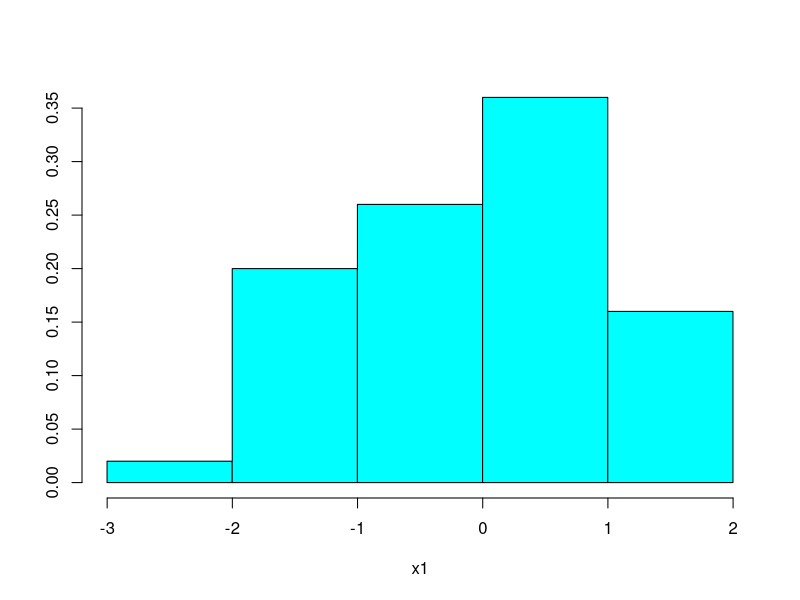
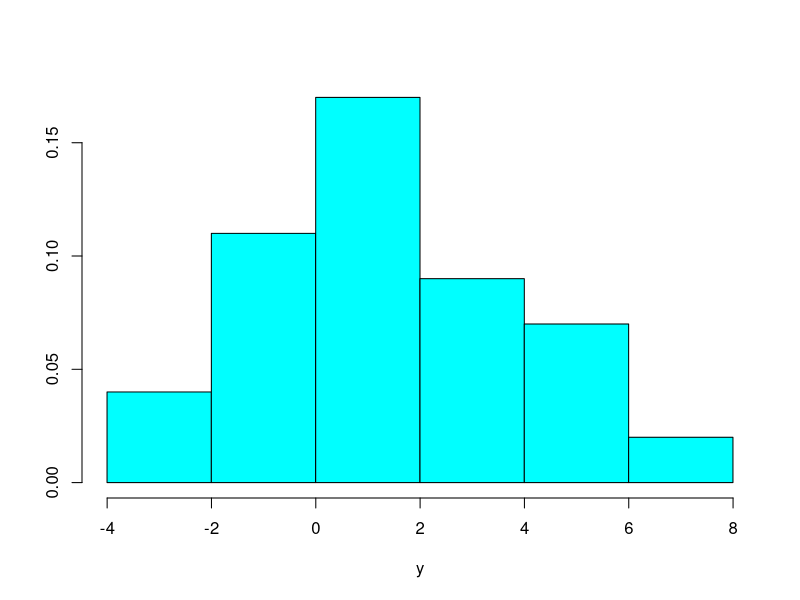
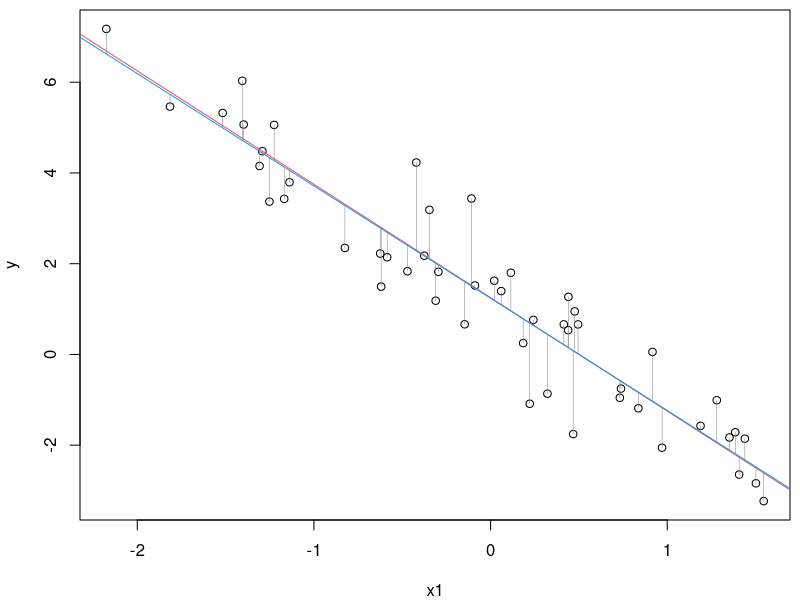
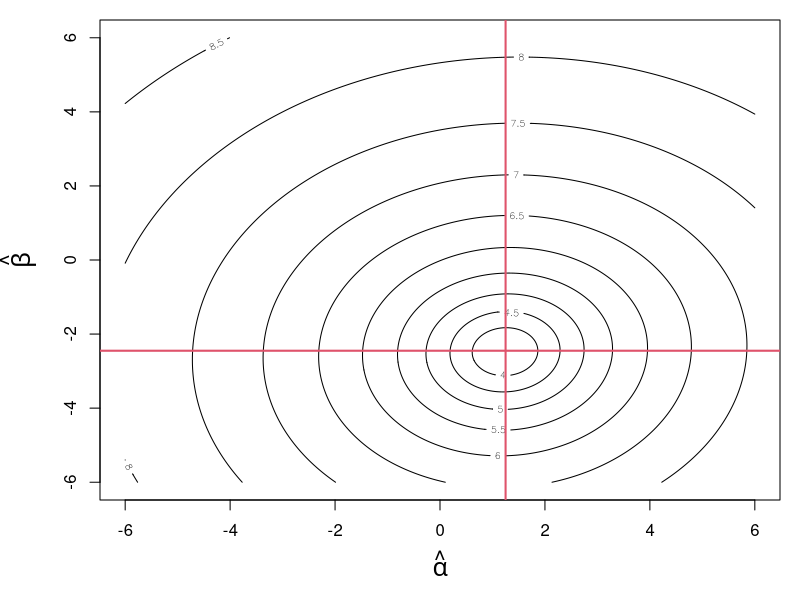
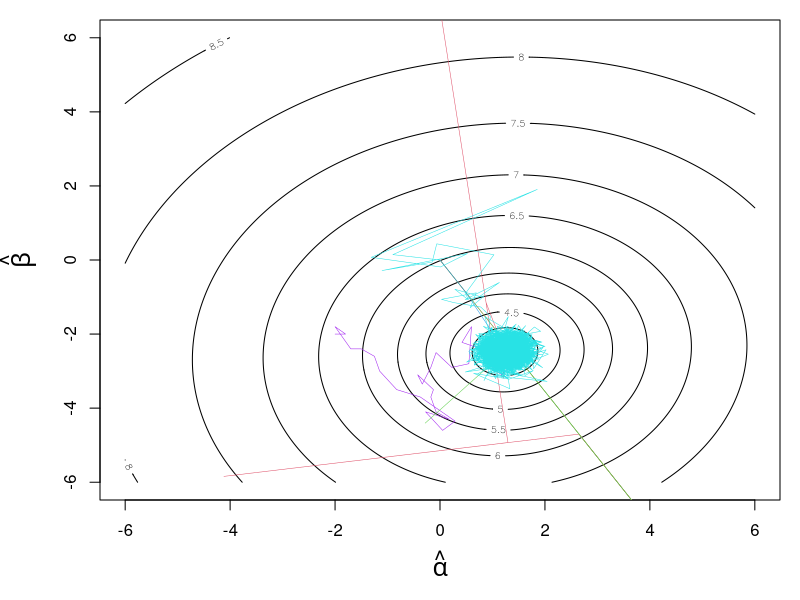
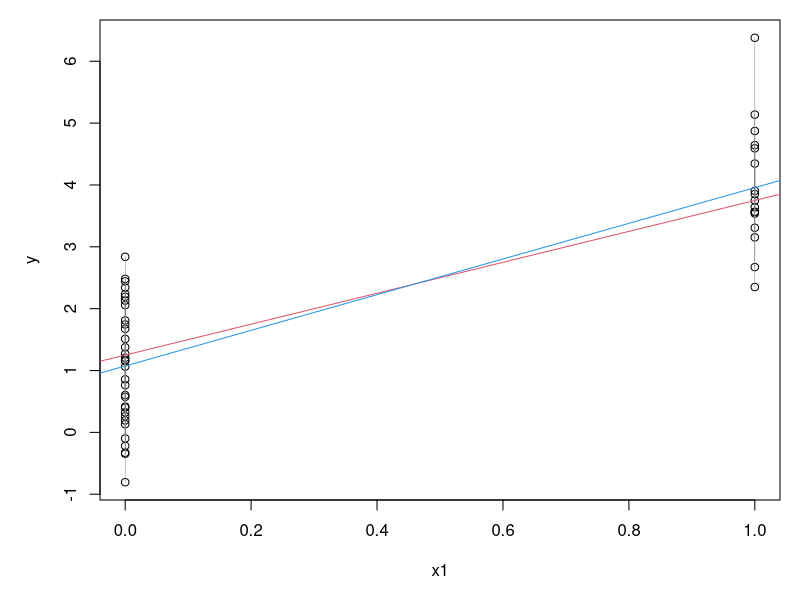
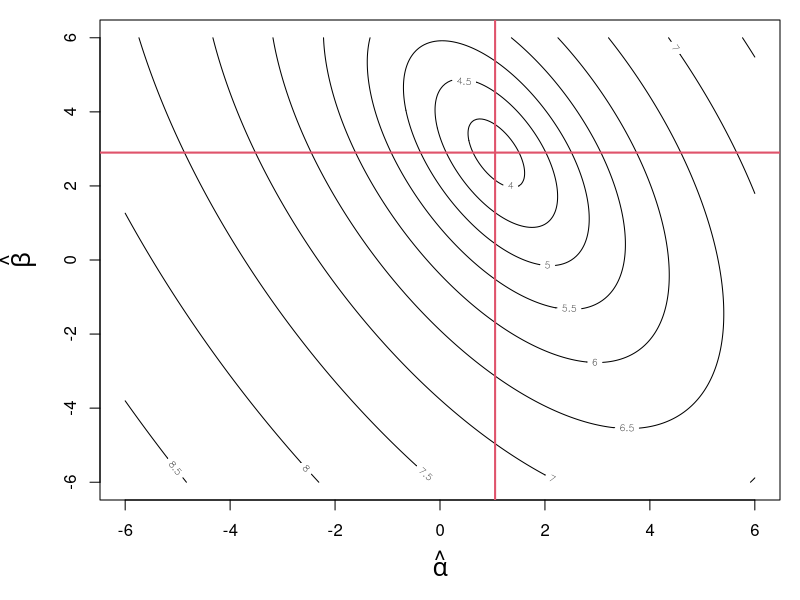
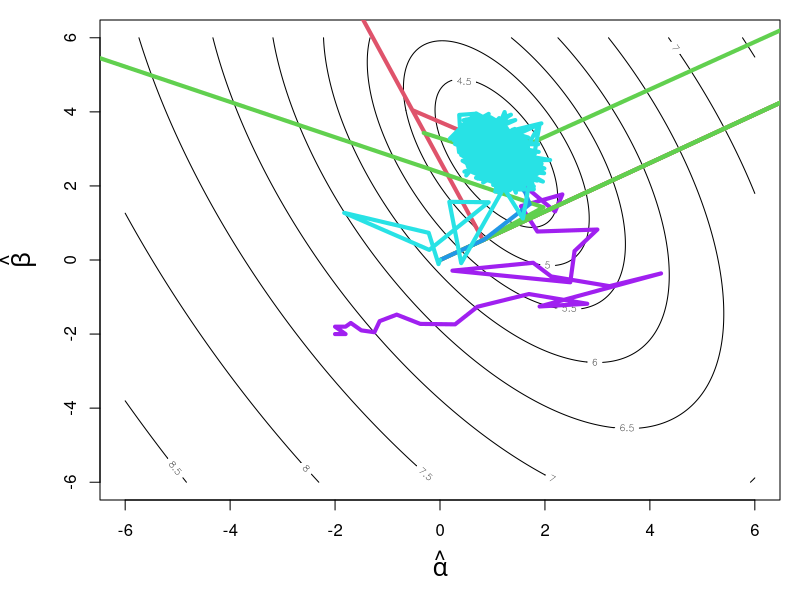

Generate these figures, in order, with R:
## R_Demo_Simulation_Learning_Estimate_linear_model.R
##########################################################################
## INSTRUCTOR: Christopher Fariss
## COURSE NAME: Advanced Computational Methods for Social Media and Textual Data (3B)
## University of Essex Summer School 2023
##
## Date: 2023-08-09
##
## Please e-mail me if you find any errors or have and suggestions (either email is fine)
## e-mail: cjf0006@gmail.com
## e-mail: cjfariss@umich.edu
##########################################################################
##
## Introduction to tutorial:
##
## R_DSIS_week11_linear_model_estimation.R
##########################################################################
## Introduction to tutorial:
##
## For this R tutorial, we will learn how:
##
## (1) Simulates two variable OLS regression in R.
## (2) Find the coordinates of the best estimates using the a "brute force" method.
## (3) Find the best estimates using the linear model lm() function.
## (4) Matrix algebra
## (5) Find the best estimates using a user defined function which is passed to the optim function
## (6) Visualize the results using the contour plot function from the graphics library
## (7) Simulate the model where the independent variable x is continuous and binary
##
##########################################################################

## install the library if necessary
## install.packages(c("graphics", "mvtnorm"))

## load necessary libraries
library(graphics)
library(mvtnorm)


##########################################################################
## when x1 (independent variable) is continuous and y (dependent variable) is continuous
##########################################################################

## generate simulated vales
n <- 50
x1 <- rnorm(n,0,1)

MASS::truehist(x1)

## make design matrix
X <- cbind(1, x1)

head(X)

k <- ncol(X)

# select true population parameters
alpha <- 1.250000
beta <- -2.500000

# generate y with error
error_term <- rnorm(n)
summary(error_term)

y <- alpha * X[,1] + beta * X[,2] + error_term

summary(y)

MASS::truehist(y)

## plot the x1 and y variable in 2D euclidean space
par(mfrow=c(1,1), mar=c(4,4,.5,.5))
plot(x1, y)
abline(a=alpha, b=beta, col=2)

## estimate the fit of the linear model
fit <- lm(y ~ x1)
fit

## print the summary for the fit object
summary(fit)

## plot the line of best fit
abline(reg=fit, col=4)

## plot the error lines between the y points and the estimated y_hats (the line of best fit)
for(i in 1:n){
    lines(x=c(x1[i], x1[i]), y=c(fit$coefficients[1]+fit$coefficients[2]*x1[i], y[i]), col=grey(.5), lwd=.5)
}

## use linear algebra to find the Best estimates (this is why we defined X with a column of 1s)
beta_estimate <- solve(t(X) %*% X) %*% t(X)%*%y
beta_estimate

## generate vector of possible values for the parameter estimates of alpha and beta by brute force
alpha.hat <- seq(from=-6,6,.05)
beta.hat <- seq(from=-6,6,.05)

sumsquare <- matrix(NA, nrow=length(alpha.hat), ncol=length(beta.hat))

for(i in 1:length(alpha.hat)){
    for(j in 1:length(beta.hat)){
        y.hat <- alpha.hat[i] * X[,1] + beta.hat[j] * X[,2]
        sumsquare[i,j] <- -sum((y-y.hat)^2)
    }
}

## find the coordinates from the matrix where the minimum of the sum of square residuals resides
coordinates <- which(sumsquare == sumsquare[-sumsquare==min(-sumsquare)], arr.ind = TRUE)
coordinates

## these coordinates match the best estimates of the alpha and beta parameters
par <- c(alpha.hat[coordinates[1]], beta.hat[coordinates[2]])
par # notice that these estimates are much less precise than the estimates obtained below

## counter plot from the brute force method (logged for visualization)
par(mar=c(5,5,1,1))
contour(alpha.hat,beta.hat,log(-sumsquare), xlab=expression(hat(alpha)), ylab=expression(hat(beta)), cex.lab=1.5)
abline(v=par[1], col=2, lwd=2)
abline(h=par[2], col=2, lwd=2)

## generate variables for monitoring the function
eval <- array(dim=c(1000,3))
iter <- 1

# user defined function passed to optim
ols.func <- function(par, X, iterate=TRUE){
    alpha.hat <- par[1]
    beta.hat <- par[2]
    y.hat <- alpha.hat + beta.hat * X[,2]
    #out <- -sum((y-y.hat)^2)
    out <- sum(log(dnorm(y, mean=y.hat, sd=1)))
    
    if(iterate==TRUE){
        eval[iter,1] <<- alpha.hat
        eval[iter,2] <<- beta.hat
        eval[iter,3] <<- out
        iter <<- iter+1
    }
    return(out)
}

## pass function to optim with initial values
optim.out <- optim(par = c(0,0), fn = ols.func, X=X, method="BFGS", control=list(fnscale = -1), hessian = TRUE)
optim.out

## estimate additional quantities of interest
se <- sqrt(diag(solve(-optim.out$hessian))) #calculate standard errors
VCV <- solve(-optim.out$hessian) #compute variance-covariance matrix
se
VCV

## compare with results from the lm function
summary(lm(y~x1))


## plot gradient paths for the following algorithims: "Nelder-Mead", "BGFS", "CG", "L-BFGS-B", "SANN"
eval <- array(dim=c(1500,4))
iter <- 1
optim.out <- optim(par = c(-2,-2), ols.func, X=X, method="Nelder-Mead", control=list(fnscale = -1), hessian = TRUE)
contour(alpha.hat,beta.hat,log(-sumsquare), xlab=expression(hat(alpha)), ylab=expression(hat(beta)), cex.lab=1.5)
lines(eval[1:iter,1], eval[1:iter,2], col="purple", lwd=.5)
optim.out$par
iter

eval <- array(dim=c(1500,4))
iter <- 1
optim.out <- optim(par = c(0,0), ols.func, X=X, method="BFGS", control=list(fnscale = -1), hessian = TRUE)
lines(eval[1:iter,1], eval[1:iter,2], col=2, lwd=.5)
optim.out$par
iter

eval <- array(dim=c(1500,4))
iter <- 1
optim.out <- optim(par = c(0,0), ols.func, X=X, method="CG", control=list(fnscale = -1), hessian = TRUE)
lines(eval[1:iter,1], eval[1:iter,2], col=3, lwd=.5)
optim.out$par
iter

eval <- array(dim=c(1500,4))
iter <- 1
optim.out <- optim(par = c(0,0), ols.func, X=X, method="L-BFGS-B", control=list(fnscale = -1), hessian = TRUE)
lines(eval[1:iter,1], eval[1:iter,2], col=4, lwd=.5)
optim.out$par
iter

eval <- array(dim=c(20000,4))
iter <- 1
optim.out <- optim(par = c(0,0), ols.func, X=X, method="SANN", control=list(fnscale = -1), hessian = TRUE)
lines(eval[1:iter,1], eval[1:iter,2], col=5, lwd=.5)
optim.out$par
iter





##########################################################################
## when x1 (independent variable) is binary and y (dependent variable) is continuous
##########################################################################


## generate simulated vales
n <- 50
x1 <- rbinom(n,size=1,.5)
x1

## make design matrix
X <- cbind(1, x1)

k <- ncol(X)

## select true population parameters
alpha <- 1.250000
beta <- 2.500000

## generate y with error
error_term <- rnorm(n)
y <- alpha * X[,1] + beta * X[,2] + error_term

## plot the x1 and y variable in 2D euclidean space
plot(x1, y)
abline(a=alpha, b=beta, col=2)

## estimate the fit of the linear model
fit <- lm(y~x1)

## print the summary for the fit object
summary(fit)

## plot the line of best fit
abline(reg=fit, col=4)

## plot the error lines between the y points and the estimated y_hats (the line of best fit)
for(i in 1:n){
    lines(x=c(x1[i], x1[i]), y=c(fit$coefficients[1]+fit$coefficients[2]*x1[i], y[i]), col=grey(.5), lwd=.5)
}

## use linear algebra to find the Best estimates (this is why we defined X with a column of 1s)
beta_estimate <- solve(t(X) %*% X) %*% t(X)%*%y
beta_estimate

## what is the beta estimate here? It is also the difference in proportion of y when x==1 and x==0
mean(y[x1==1]) - mean(y[x1==0])

## this is the average of y when x==1
mean(y[x1==1])

## this is the intercept  (the proportion of y when x==0)
mean(y[x1==0])


## generate vector of possible values for the parameter estimates of alpha and beta by brute force
alpha.hat <- seq(from=-6,6,.05)
beta.hat <- seq(from=-6,6,.05)

sumsquare <- matrix(NA, nrow=length(alpha.hat), ncol=length(beta.hat))
for(i in 1:length(alpha.hat)){
    for(j in 1:length(beta.hat)){
        y.hat <- alpha.hat[i] + beta.hat[j] * X[,2]
        sumsquare[i,j] <- -sum((y-y.hat)^2)
    }
}

## find the coordinates from the matrix where the minimum of the sum of square residulas resides
coordinates <- which(sumsquare == sumsquare[-sumsquare==min(-sumsquare)], arr.ind = TRUE)

## these coordinates match the best estimates of the alpha and beta parameters
par <- c(alpha.hat[coordinates[1]], beta.hat[coordinates[2]])
par # notice that these estimates are much less precise than the estiamtes obtained below

## counter plot from the brute force method (logged for visualization)
par(mar=c(5,5,1,1))
contour(alpha.hat,beta.hat,log(-sumsquare), xlab=expression(hat(alpha)), ylab=expression(hat(beta)), cex.lab=1.5)
abline(v=par[1], col=2, lwd=2)
abline(h=par[2], col=2, lwd=2)


## generate variables for monitoring the function
eval <- array(dim=c(1000,3))
iter <- 1

# user defined function passed to optim
## see above

## pass function to optim with initial values
optim.out <- optim(par = c(0,0), ols.func, X=X, method="BFGS", control=list(fnscale = -1), hessian = TRUE)
optim.out

## estiamte additional quantities of interest
se <- sqrt(diag(solve(-optim.out$hessian))) #calculate standard errors
VCV <- solve(-optim.out$hessian) #compute variance-covariance matrix
se
VCV

## compare with results from the lm function
summary(lm(y~x1))


## plot gradient paths for the following algorithims: "Nelder-Mead", "BGFS", "CG", "L-BFGS-B", "SANN"
eval <- array(dim=c(1500,4))
iter <- 1
optim.out <- optim(par = c(-2,-2), ols.func, X=X, method="Nelder-Mead", control=list(fnscale = -1), hessian = TRUE)
contour(alpha.hat,beta.hat,log(-sumsquare), xlab=expression(hat(alpha)), ylab=expression(hat(beta)), cex.lab=1.5)
lines(eval[1:iter,1], eval[1:iter,2], col="purple", lwd=4)
optim.out$par
iter

eval <- array(dim=c(1500,4))
iter <- 1
optim.out <- optim(par = c(0,0), ols.func, X=X, method="BFGS", control=list(fnscale = -1), hessian = TRUE)
lines(eval[1:iter,1], eval[1:iter,2], col=2, lwd=4)
optim.out$par
iter

eval <- array(dim=c(1500,4))
iter <- 1
optim.out <- optim(par = c(0,0), ols.func, X=X, method="CG", control=list(fnscale = -1), hessian = TRUE)
lines(eval[1:iter,1], eval[1:iter,2], col=3, lwd=4)
optim.out$par
iter

eval <- array(dim=c(1500,4))
iter <- 1
optim.out <- optim(par = c(0,0), ols.func, X=X, method="L-BFGS-B", control=list(fnscale = -1), hessian = TRUE)
lines(eval[1:iter,1], eval[1:iter,2], col=4, lwd=4)
optim.out$par
iter

eval <- array(dim=c(20000,4))
iter <- 1
optim.out <- optim(par = c(0,0), ols.func, X=X, method="SANN", control=list(fnscale = -1), hessian = TRUE)
lines(eval[1:iter,1], eval[1:iter,2], col=5, lwd=4)
optim.out$par
iter



